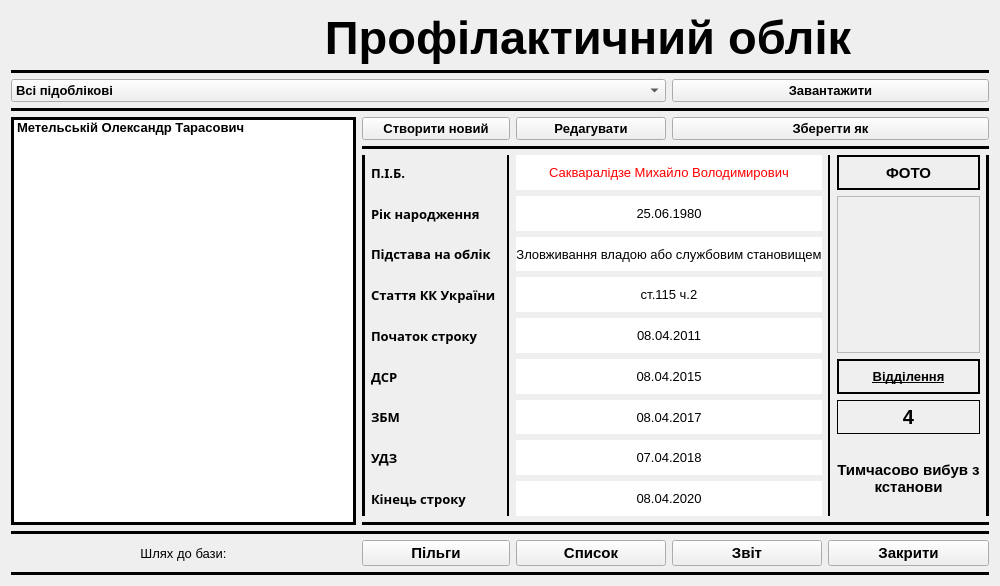
<?xml version="1.0" encoding="UTF-8"?>
<ui version="4.0">
 <class>Form</class>
 <widget class="QWidget" name="Form">
  <property name="geometry">
   <rect>
    <x>0</x>
    <y>0</y>
    <width>1000</width>
    <height>586</height>
   </rect>
  </property>
  <property name="font">
   <font>
    <pointsize>11</pointsize>
    <weight>75</weight>
    <bold>true</bold>
   </font>
  </property>
  <property name="windowTitle">
   <string>База профілактичного обліку ПВК - 76</string>
  </property>
  <property name="windowIcon">
   <iconset resource="Profs.qrc">
    <normaloff>:/Icon/Profico.ico</normaloff>:/Icon/Profico.ico</iconset>
  </property>
  <layout class="QHBoxLayout" name="horizontalLayout">
   <item>
    <layout class="QGridLayout" name="gridLayout">
     <item row="8" column="3">
      <widget class="QLabel" name="label_4">
       <property name="font">
        <font>
         <family>Book Antiqua</family>
         <pointsize>10</pointsize>
        </font>
       </property>
       <property name="text">
        <string>Підстава на облік</string>
       </property>
      </widget>
     </item>
     <item row="4" column="2" colspan="3">
      <widget class="QPushButton" name="pushButton">
       <property name="font">
        <font>
         <pointsize>10</pointsize>
        </font>
       </property>
       <property name="text">
        <string>Створити новий</string>
       </property>
      </widget>
     </item>
     <item row="9" column="5" colspan="2">
      <widget class="QLabel" name="label_13">
       <property name="font">
        <font>
         <family>MS Shell Dlg 2</family>
         <pointsize>10</pointsize>
         <weight>9</weight>
         <italic>false</italic>
         <bold>false</bold>
        </font>
       </property>
       <property name="styleSheet">
        <string notr="true">font: 75 10pt &quot;MS Shell Dlg 2&quot;;
background-color: rgb(255, 255, 255);</string>
       </property>
       <property name="text">
        <string>ст.115 ч.2</string>
       </property>
       <property name="alignment">
        <set>Qt::AlignCenter</set>
       </property>
      </widget>
     </item>
     <item row="7" column="3">
      <widget class="QLabel" name="label_3">
       <property name="font">
        <font>
         <family>Book Antiqua</family>
         <pointsize>10</pointsize>
        </font>
       </property>
       <property name="text">
        <string>Рік народження</string>
       </property>
      </widget>
     </item>
     <item row="11" column="3">
      <widget class="QLabel" name="label_6">
       <property name="font">
        <font>
         <family>Book Antiqua</family>
         <pointsize>10</pointsize>
        </font>
       </property>
       <property name="text">
        <string>ДСР</string>
       </property>
      </widget>
     </item>
     <item row="9" column="3">
      <widget class="QLabel" name="label_2">
       <property name="font">
        <font>
         <family>Book Antiqua</family>
         <pointsize>10</pointsize>
        </font>
       </property>
       <property name="text">
        <string>Стаття КК України</string>
       </property>
      </widget>
     </item>
     <item row="10" column="3">
      <widget class="QLabel" name="label_5">
       <property name="font">
        <font>
         <family>Book Antiqua</family>
         <pointsize>10</pointsize>
        </font>
       </property>
       <property name="text">
        <string>Початок строку</string>
       </property>
      </widget>
     </item>
     <item row="14" column="3">
      <widget class="QLabel" name="label_9">
       <property name="font">
        <font>
         <family>Book Antiqua</family>
         <pointsize>10</pointsize>
        </font>
       </property>
       <property name="text">
        <string>Кінець строку</string>
       </property>
      </widget>
     </item>
     <item row="18" column="0" colspan="10">
      <widget class="Line" name="line_3">
       <property name="font">
        <font>
         <pointsize>10</pointsize>
        </font>
       </property>
       <property name="frameShadow">
        <enum>QFrame::Plain</enum>
       </property>
       <property name="lineWidth">
        <number>5</number>
       </property>
       <property name="orientation">
        <enum>Qt::Horizontal</enum>
       </property>
      </widget>
     </item>
     <item row="0" column="0">
      <widget class="QLabel" name="label_20">
       <property name="font">
        <font>
         <pointsize>10</pointsize>
        </font>
       </property>
       <property name="frameShape">
        <enum>QFrame::NoFrame</enum>
       </property>
       <property name="lineWidth">
        <number>2</number>
       </property>
       <property name="text">
        <string/>
       </property>
       <property name="pixmap">
        <pixmap resource="Profs.qrc">:/image/Books.png</pixmap>
       </property>
       <property name="scaledContents">
        <bool>false</bool>
       </property>
       <property name="alignment">
        <set>Qt::AlignLeading|Qt::AlignLeft|Qt::AlignVCenter</set>
       </property>
      </widget>
     </item>
     <item row="14" column="5" colspan="2">
      <widget class="QLabel" name="label_18">
       <property name="font">
        <font>
         <family>MS Shell Dlg 2</family>
         <pointsize>10</pointsize>
         <weight>9</weight>
         <italic>false</italic>
         <bold>false</bold>
        </font>
       </property>
       <property name="styleSheet">
        <string notr="true">font: 75 10pt &quot;MS Shell Dlg 2&quot;;
background-color: rgb(255, 255, 255);</string>
       </property>
       <property name="text">
        <string>08.04.2020</string>
       </property>
       <property name="alignment">
        <set>Qt::AlignCenter</set>
       </property>
      </widget>
     </item>
     <item row="2" column="0" colspan="6">
      <widget class="QComboBox" name="comboBox">
       <property name="font">
        <font>
         <pointsize>10</pointsize>
        </font>
       </property>
       <property name="editable">
        <bool>false</bool>
       </property>
       <item>
        <property name="text">
         <string>Всі підоблікові</string>
        </property>
       </item>
       <item>
        <property name="text">
         <string>Авторитет</string>
        </property>
       </item>
       <item>
        <property name="text">
         <string>Бандитизм</string>
        </property>
       </item>
       <item>
        <property name="text">
         <string>Вбивство на замовлення</string>
        </property>
       </item>
       <item>
        <property name="text">
         <string>Вживання нарокотичних засобів</string>
        </property>
       </item>
       <item>
        <property name="text">
         <string>Виготовлення зброї, вибухових пристроїв</string>
        </property>
       </item>
       <item>
        <property name="text">
         <string>Втеча</string>
        </property>
       </item>
       <item>
        <property name="text">
         <string>Вступили в незаконні бандитські угрупування</string>
        </property>
       </item>
       <item>
        <property name="text">
         <string>Дії що дезорганізують роботу установи</string>
        </property>
       </item>
       <item>
        <property name="text">
         <string>Захоплення заручників</string>
        </property>
       </item>
       <item>
        <property name="text">
         <string>Зловживання владою або службовим становищем</string>
        </property>
       </item>
       <item>
        <property name="text">
         <string>Злодіїв в законі</string>
        </property>
       </item>
       <item>
        <property name="text">
         <string>Лідер ОЗГ</string>
        </property>
       </item>
       <item>
        <property name="text">
         <string>Напад</string>
        </property>
       </item>
       <item>
        <property name="text">
         <string>Наркоділки з міжрегіональними звязками</string>
        </property>
       </item>
       <item>
        <property name="text">
         <string>Нецільове використання бюджетних коштів</string>
        </property>
       </item>
       <item>
        <property name="text">
         <string>Проти основ національної безпеки</string>
        </property>
       </item>
       <item>
        <property name="text">
         <string>Службові злочини</string>
        </property>
       </item>
       <item>
        <property name="text">
         <string>Ухилення від сплати податків</string>
        </property>
       </item>
       <item>
        <property name="text">
         <string>Хабар</string>
        </property>
       </item>
       <item>
        <property name="text">
         <string>Шахрайство</string>
        </property>
       </item>
      </widget>
     </item>
     <item row="10" column="5" colspan="2">
      <widget class="QLabel" name="label_14">
       <property name="font">
        <font>
         <family>MS Shell Dlg 2</family>
         <pointsize>10</pointsize>
         <weight>9</weight>
         <italic>false</italic>
         <bold>false</bold>
        </font>
       </property>
       <property name="styleSheet">
        <string notr="true">font: 75 10pt &quot;MS Shell Dlg 2&quot;;
background-color: rgb(255, 255, 255);</string>
       </property>
       <property name="text">
        <string>08.04.2011</string>
       </property>
       <property name="alignment">
        <set>Qt::AlignCenter</set>
       </property>
      </widget>
     </item>
     <item row="6" column="7" rowspan="9">
      <widget class="Line" name="line_10">
       <property name="frameShadow">
        <enum>QFrame::Plain</enum>
       </property>
       <property name="lineWidth">
        <number>2</number>
       </property>
       <property name="orientation">
        <enum>Qt::Vertical</enum>
       </property>
      </widget>
     </item>
     <item row="1" column="0" colspan="10">
      <widget class="Line" name="line_2">
       <property name="font">
        <font>
         <pointsize>10</pointsize>
        </font>
       </property>
       <property name="frameShadow">
        <enum>QFrame::Plain</enum>
       </property>
       <property name="lineWidth">
        <number>5</number>
       </property>
       <property name="orientation">
        <enum>Qt::Horizontal</enum>
       </property>
      </widget>
     </item>
     <item row="6" column="5" colspan="2">
      <widget class="QLabel" name="label_10">
       <property name="palette">
        <palette>
         <active>
          <colorrole role="WindowText">
           <brush brushstyle="SolidPattern">
            <color alpha="255">
             <red>255</red>
             <green>0</green>
             <blue>0</blue>
            </color>
           </brush>
          </colorrole>
          <colorrole role="Button">
           <brush brushstyle="SolidPattern">
            <color alpha="255">
             <red>255</red>
             <green>255</green>
             <blue>255</blue>
            </color>
           </brush>
          </colorrole>
          <colorrole role="Base">
           <brush brushstyle="SolidPattern">
            <color alpha="255">
             <red>255</red>
             <green>255</green>
             <blue>255</blue>
            </color>
           </brush>
          </colorrole>
          <colorrole role="Window">
           <brush brushstyle="SolidPattern">
            <color alpha="255">
             <red>255</red>
             <green>255</green>
             <blue>255</blue>
            </color>
           </brush>
          </colorrole>
         </active>
         <inactive>
          <colorrole role="WindowText">
           <brush brushstyle="SolidPattern">
            <color alpha="255">
             <red>255</red>
             <green>0</green>
             <blue>0</blue>
            </color>
           </brush>
          </colorrole>
          <colorrole role="Button">
           <brush brushstyle="SolidPattern">
            <color alpha="255">
             <red>255</red>
             <green>255</green>
             <blue>255</blue>
            </color>
           </brush>
          </colorrole>
          <colorrole role="Base">
           <brush brushstyle="SolidPattern">
            <color alpha="255">
             <red>255</red>
             <green>255</green>
             <blue>255</blue>
            </color>
           </brush>
          </colorrole>
          <colorrole role="Window">
           <brush brushstyle="SolidPattern">
            <color alpha="255">
             <red>255</red>
             <green>255</green>
             <blue>255</blue>
            </color>
           </brush>
          </colorrole>
         </inactive>
         <disabled>
          <colorrole role="WindowText">
           <brush brushstyle="SolidPattern">
            <color alpha="255">
             <red>120</red>
             <green>120</green>
             <blue>120</blue>
            </color>
           </brush>
          </colorrole>
          <colorrole role="Button">
           <brush brushstyle="SolidPattern">
            <color alpha="255">
             <red>255</red>
             <green>255</green>
             <blue>255</blue>
            </color>
           </brush>
          </colorrole>
          <colorrole role="Base">
           <brush brushstyle="SolidPattern">
            <color alpha="255">
             <red>255</red>
             <green>255</green>
             <blue>255</blue>
            </color>
           </brush>
          </colorrole>
          <colorrole role="Window">
           <brush brushstyle="SolidPattern">
            <color alpha="255">
             <red>255</red>
             <green>255</green>
             <blue>255</blue>
            </color>
           </brush>
          </colorrole>
         </disabled>
        </palette>
       </property>
       <property name="font">
        <font>
         <family>MS Shell Dlg 2</family>
         <pointsize>10</pointsize>
         <weight>9</weight>
         <italic>false</italic>
         <bold>false</bold>
        </font>
       </property>
       <property name="styleSheet">
        <string notr="true">font: 75 10pt &quot;MS Shell Dlg 2&quot;;
background-color: rgb(255, 255, 255);</string>
       </property>
       <property name="text">
        <string>Сакваралідзе Михайло Володимирович</string>
       </property>
       <property name="alignment">
        <set>Qt::AlignCenter</set>
       </property>
      </widget>
     </item>
     <item row="4" column="0" rowspan="12" colspan="2">
      <widget class="QListWidget" name="listWidget">
       <property name="minimumSize">
        <size>
         <width>345</width>
         <height>0</height>
        </size>
       </property>
       <property name="font">
        <font>
         <family>Arial</family>
         <pointsize>10</pointsize>
         <weight>75</weight>
         <bold>true</bold>
        </font>
       </property>
       <property name="frameShape">
        <enum>QFrame::Box</enum>
       </property>
       <property name="frameShadow">
        <enum>QFrame::Plain</enum>
       </property>
       <property name="lineWidth">
        <number>3</number>
       </property>
       <property name="movement">
        <enum>QListView::Static</enum>
       </property>
       <property name="flow">
        <enum>QListView::TopToBottom</enum>
       </property>
       <property name="wordWrap">
        <bool>true</bool>
       </property>
       <item>
        <property name="text">
         <string notr="true">Метельській Олександр Тарасович</string>
        </property>
        <property name="textAlignment">
         <set>AlignLeading|AlignVCenter</set>
        </property>
       </item>
      </widget>
     </item>
     <item row="6" column="9" rowspan="9">
      <widget class="Line" name="line_9">
       <property name="font">
        <font>
         <pointsize>10</pointsize>
        </font>
       </property>
       <property name="frameShadow">
        <enum>QFrame::Plain</enum>
       </property>
       <property name="lineWidth">
        <number>5</number>
       </property>
       <property name="orientation">
        <enum>Qt::Vertical</enum>
       </property>
      </widget>
     </item>
     <item row="11" column="5" colspan="2">
      <widget class="QLabel" name="label_15">
       <property name="font">
        <font>
         <family>MS Shell Dlg 2</family>
         <pointsize>10</pointsize>
         <weight>9</weight>
         <italic>false</italic>
         <bold>false</bold>
        </font>
       </property>
       <property name="styleSheet">
        <string notr="true">font: 75 10pt &quot;MS Shell Dlg 2&quot;;
background-color: rgb(255, 255, 255);</string>
       </property>
       <property name="text">
        <string>08.04.2015</string>
       </property>
       <property name="alignment">
        <set>Qt::AlignCenter</set>
       </property>
      </widget>
     </item>
     <item row="7" column="5" colspan="2">
      <widget class="QLabel" name="label_11">
       <property name="font">
        <font>
         <family>MS Shell Dlg 2</family>
         <pointsize>10</pointsize>
         <weight>9</weight>
         <italic>false</italic>
         <bold>false</bold>
        </font>
       </property>
       <property name="styleSheet">
        <string notr="true">font: 75 10pt &quot;MS Shell Dlg 2&quot;;
background-color: rgb(255, 255, 255);</string>
       </property>
       <property name="text">
        <string>25.06.1980</string>
       </property>
       <property name="alignment">
        <set>Qt::AlignCenter</set>
       </property>
      </widget>
     </item>
     <item row="6" column="4" rowspan="9">
      <widget class="Line" name="line_8">
       <property name="font">
        <font>
         <pointsize>10</pointsize>
        </font>
       </property>
       <property name="frameShadow">
        <enum>QFrame::Plain</enum>
       </property>
       <property name="lineWidth">
        <number>2</number>
       </property>
       <property name="orientation">
        <enum>Qt::Vertical</enum>
       </property>
      </widget>
     </item>
     <item row="13" column="3">
      <widget class="QLabel" name="label_8">
       <property name="font">
        <font>
         <family>Book Antiqua</family>
         <pointsize>10</pointsize>
        </font>
       </property>
       <property name="text">
        <string>УДЗ</string>
       </property>
      </widget>
     </item>
     <item row="8" column="5" colspan="2">
      <widget class="QLabel" name="label_12">
       <property name="font">
        <font>
         <family>MS Shell Dlg 2</family>
         <pointsize>10</pointsize>
         <weight>9</weight>
         <italic>false</italic>
         <bold>false</bold>
        </font>
       </property>
       <property name="styleSheet">
        <string notr="true">font: 75 10pt &quot;MS Shell Dlg 2&quot;;
background-color: rgb(255, 255, 255);</string>
       </property>
       <property name="text">
        <string>Зловживання владою або службовим становищем</string>
       </property>
       <property name="alignment">
        <set>Qt::AlignCenter</set>
       </property>
      </widget>
     </item>
     <item row="12" column="3">
      <widget class="QLabel" name="label_7">
       <property name="font">
        <font>
         <family>Book Antiqua</family>
         <pointsize>10</pointsize>
        </font>
       </property>
       <property name="text">
        <string>ЗБМ</string>
       </property>
      </widget>
     </item>
     <item row="6" column="2" rowspan="9">
      <widget class="Line" name="line_6">
       <property name="font">
        <font>
         <pointsize>10</pointsize>
        </font>
       </property>
       <property name="frameShadow">
        <enum>QFrame::Plain</enum>
       </property>
       <property name="lineWidth">
        <number>5</number>
       </property>
       <property name="orientation">
        <enum>Qt::Vertical</enum>
       </property>
      </widget>
     </item>
     <item row="5" column="2" colspan="8">
      <widget class="Line" name="line_5">
       <property name="font">
        <font>
         <pointsize>10</pointsize>
        </font>
       </property>
       <property name="frameShadow">
        <enum>QFrame::Plain</enum>
       </property>
       <property name="lineWidth">
        <number>5</number>
       </property>
       <property name="orientation">
        <enum>Qt::Horizontal</enum>
       </property>
      </widget>
     </item>
     <item row="3" column="0" colspan="10">
      <widget class="Line" name="line_4">
       <property name="font">
        <font>
         <pointsize>10</pointsize>
        </font>
       </property>
       <property name="frameShadow">
        <enum>QFrame::Plain</enum>
       </property>
       <property name="lineWidth">
        <number>5</number>
       </property>
       <property name="orientation">
        <enum>Qt::Horizontal</enum>
       </property>
      </widget>
     </item>
     <item row="4" column="5">
      <widget class="QPushButton" name="pushButton_2">
       <property name="font">
        <font>
         <pointsize>10</pointsize>
        </font>
       </property>
       <property name="text">
        <string>Редагувати</string>
       </property>
      </widget>
     </item>
     <item row="15" column="2" colspan="8">
      <widget class="Line" name="line_7">
       <property name="font">
        <font>
         <pointsize>10</pointsize>
        </font>
       </property>
       <property name="frameShadow">
        <enum>QFrame::Plain</enum>
       </property>
       <property name="lineWidth">
        <number>5</number>
       </property>
       <property name="orientation">
        <enum>Qt::Horizontal</enum>
       </property>
      </widget>
     </item>
     <item row="16" column="0" colspan="10">
      <widget class="Line" name="line">
       <property name="font">
        <font>
         <pointsize>10</pointsize>
        </font>
       </property>
       <property name="frameShadow">
        <enum>QFrame::Plain</enum>
       </property>
       <property name="lineWidth">
        <number>5</number>
       </property>
       <property name="orientation">
        <enum>Qt::Horizontal</enum>
       </property>
      </widget>
     </item>
     <item row="2" column="6" colspan="4">
      <widget class="QPushButton" name="pushButton_4">
       <property name="font">
        <font>
         <pointsize>10</pointsize>
        </font>
       </property>
       <property name="text">
        <string>Завантажити</string>
       </property>
      </widget>
     </item>
     <item row="12" column="5" colspan="2">
      <widget class="QLabel" name="label_16">
       <property name="font">
        <font>
         <family>MS Shell Dlg 2</family>
         <pointsize>10</pointsize>
         <weight>9</weight>
         <italic>false</italic>
         <bold>false</bold>
        </font>
       </property>
       <property name="styleSheet">
        <string notr="true">font: 75 10pt &quot;MS Shell Dlg 2&quot;;
background-color: rgb(255, 255, 255);</string>
       </property>
       <property name="text">
        <string>08.04.2017</string>
       </property>
       <property name="alignment">
        <set>Qt::AlignCenter</set>
       </property>
      </widget>
     </item>
     <item row="6" column="3">
      <widget class="QLabel" name="label">
       <property name="font">
        <font>
         <family>Book Antiqua</family>
         <pointsize>10</pointsize>
        </font>
       </property>
       <property name="frameShape">
        <enum>QFrame::NoFrame</enum>
       </property>
       <property name="text">
        <string>П.І.Б.</string>
       </property>
      </widget>
     </item>
     <item row="13" column="5" colspan="2">
      <widget class="QLabel" name="label_17">
       <property name="font">
        <font>
         <family>MS Shell Dlg 2</family>
         <pointsize>10</pointsize>
         <weight>9</weight>
         <italic>false</italic>
         <bold>false</bold>
        </font>
       </property>
       <property name="styleSheet">
        <string notr="true">font: 75 10pt &quot;MS Shell Dlg 2&quot;;
background-color: rgb(255, 255, 255);</string>
       </property>
       <property name="text">
        <string>07.04.2018</string>
       </property>
       <property name="alignment">
        <set>Qt::AlignCenter</set>
       </property>
      </widget>
     </item>
     <item row="6" column="8">
      <widget class="QLabel" name="label_25">
       <property name="frameShape">
        <enum>QFrame::WinPanel</enum>
       </property>
       <property name="text">
        <string>ФОТО</string>
       </property>
       <property name="alignment">
        <set>Qt::AlignCenter</set>
       </property>
      </widget>
     </item>
     <item row="11" column="8">
      <widget class="QLabel" name="label_23">
       <property name="font">
        <font>
         <pointsize>10</pointsize>
         <underline>true</underline>
        </font>
       </property>
       <property name="frameShape">
        <enum>QFrame::WinPanel</enum>
       </property>
       <property name="text">
        <string>Відділення</string>
       </property>
       <property name="alignment">
        <set>Qt::AlignCenter</set>
       </property>
      </widget>
     </item>
     <item row="7" column="8" rowspan="4">
      <widget class="QLabel" name="label_22">
       <property name="frameShape">
        <enum>QFrame::StyledPanel</enum>
       </property>
       <property name="text">
        <string/>
       </property>
       <property name="pixmap">
        <pixmap resource="Profs.qrc">:/image/People.png</pixmap>
       </property>
       <property name="scaledContents">
        <bool>true</bool>
       </property>
       <property name="alignment">
        <set>Qt::AlignCenter</set>
       </property>
      </widget>
     </item>
     <item row="0" column="1" colspan="9">
      <widget class="QLabel" name="label_19">
       <property name="font">
        <font>
         <pointsize>35</pointsize>
        </font>
       </property>
       <property name="text">
        <string>Профілактичний облік</string>
       </property>
       <property name="alignment">
        <set>Qt::AlignCenter</set>
       </property>
       <property name="wordWrap">
        <bool>true</bool>
       </property>
      </widget>
     </item>
     <item row="4" column="6" colspan="4">
      <widget class="QPushButton" name="pushButton_3">
       <property name="font">
        <font>
         <pointsize>10</pointsize>
        </font>
       </property>
       <property name="text">
        <string>Зберегти як</string>
       </property>
      </widget>
     </item>
     <item row="17" column="5">
      <widget class="QPushButton" name="pushButton_5">
       <property name="text">
        <string>Список</string>
       </property>
      </widget>
     </item>
     <item row="17" column="6">
      <widget class="QPushButton" name="pushButton_6">
       <property name="text">
        <string>Звіт</string>
       </property>
      </widget>
     </item>
     <item row="17" column="7" colspan="3">
      <widget class="QPushButton" name="pushButton_7">
       <property name="text">
        <string>Закрити</string>
       </property>
      </widget>
     </item>
     <item row="17" column="2" colspan="3">
      <widget class="QPushButton" name="pushButton_8">
       <property name="text">
        <string>Пільги</string>
       </property>
      </widget>
     </item>
     <item row="17" column="0" colspan="2">
      <widget class="QLabel" name="label_21">
       <property name="font">
        <font>
         <pointsize>10</pointsize>
         <weight>50</weight>
         <bold>false</bold>
        </font>
       </property>
       <property name="text">
        <string>Шлях до бази:</string>
       </property>
       <property name="alignment">
        <set>Qt::AlignCenter</set>
       </property>
      </widget>
     </item>
     <item row="12" column="8">
      <widget class="QLabel" name="label_24">
       <property name="font">
        <font>
         <pointsize>15</pointsize>
        </font>
       </property>
       <property name="frameShape">
        <enum>QFrame::Panel</enum>
       </property>
       <property name="text">
        <string>4</string>
       </property>
       <property name="alignment">
        <set>Qt::AlignCenter</set>
       </property>
      </widget>
     </item>
     <item row="13" column="8" rowspan="2">
      <widget class="QLabel" name="label_26">
       <property name="text">
        <string>Тимчасово вибув з кстанови</string>
       </property>
       <property name="alignment">
        <set>Qt::AlignCenter</set>
       </property>
       <property name="wordWrap">
        <bool>true</bool>
       </property>
      </widget>
     </item>
    </layout>
   </item>
  </layout>
 </widget>
 <tabstops>
  <tabstop>comboBox</tabstop>
  <tabstop>pushButton_4</tabstop>
  <tabstop>listWidget</tabstop>
  <tabstop>pushButton</tabstop>
  <tabstop>pushButton_2</tabstop>
  <tabstop>pushButton_3</tabstop>
  <tabstop>pushButton_8</tabstop>
  <tabstop>pushButton_5</tabstop>
  <tabstop>pushButton_6</tabstop>
  <tabstop>pushButton_7</tabstop>
 </tabstops>
 <resources>
  <include location="Profs.qrc"/>
 </resources>
 <connections>
  <connection>
   <sender>pushButton_4</sender>
   <signal>clicked()</signal>
   <receiver>pushButton_4</receiver>
   <slot>click()</slot>
   <hints>
    <hint type="sourcelabel">
     <x>911</x>
     <y>144</y>
    </hint>
    <hint type="destinationlabel">
     <x>911</x>
     <y>144</y>
    </hint>
   </hints>
  </connection>
  <connection>
   <sender>pushButton</sender>
   <signal>clicked()</signal>
   <receiver>pushButton</receiver>
   <slot>click()</slot>
   <hints>
    <hint type="sourcelabel">
     <x>504</x>
     <y>183</y>
    </hint>
    <hint type="destinationlabel">
     <x>504</x>
     <y>183</y>
    </hint>
   </hints>
  </connection>
  <connection>
   <sender>pushButton_2</sender>
   <signal>clicked()</signal>
   <receiver>pushButton_2</receiver>
   <slot>click()</slot>
   <hints>
    <hint type="sourcelabel">
     <x>657</x>
     <y>183</y>
    </hint>
    <hint type="destinationlabel">
     <x>657</x>
     <y>183</y>
    </hint>
   </hints>
  </connection>
  <connection>
   <sender>pushButton_3</sender>
   <signal>clicked()</signal>
   <receiver>pushButton_3</receiver>
   <slot>click()</slot>
   <hints>
    <hint type="sourcelabel">
     <x>911</x>
     <y>183</y>
    </hint>
    <hint type="destinationlabel">
     <x>911</x>
     <y>183</y>
    </hint>
   </hints>
  </connection>
  <connection>
   <sender>pushButton_5</sender>
   <signal>clicked()</signal>
   <receiver>pushButton_5</receiver>
   <slot>click()</slot>
   <hints>
    <hint type="sourcelabel">
     <x>584</x>
     <y>558</y>
    </hint>
    <hint type="destinationlabel">
     <x>616</x>
     <y>555</y>
    </hint>
   </hints>
  </connection>
  <connection>
   <sender>pushButton_6</sender>
   <signal>clicked()</signal>
   <receiver>pushButton_6</receiver>
   <slot>click()</slot>
   <hints>
    <hint type="sourcelabel">
     <x>743</x>
     <y>566</y>
    </hint>
    <hint type="destinationlabel">
     <x>767</x>
     <y>560</y>
    </hint>
   </hints>
  </connection>
  <connection>
   <sender>pushButton_7</sender>
   <signal>clicked()</signal>
   <receiver>pushButton_7</receiver>
   <slot>click()</slot>
   <hints>
    <hint type="sourcelabel">
     <x>866</x>
     <y>555</y>
    </hint>
    <hint type="destinationlabel">
     <x>913</x>
     <y>566</y>
    </hint>
   </hints>
  </connection>
  <connection>
   <sender>pushButton_8</sender>
   <signal>clicked()</signal>
   <receiver>pushButton_8</receiver>
   <slot>click()</slot>
   <hints>
    <hint type="sourcelabel">
     <x>420</x>
     <y>564</y>
    </hint>
    <hint type="destinationlabel">
     <x>447</x>
     <y>557</y>
    </hint>
   </hints>
  </connection>
 </connections>
</ui>
